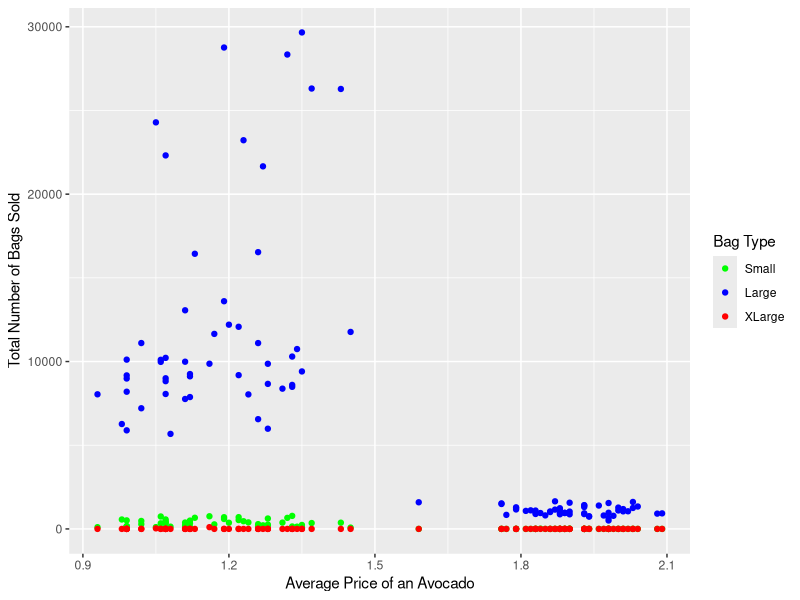
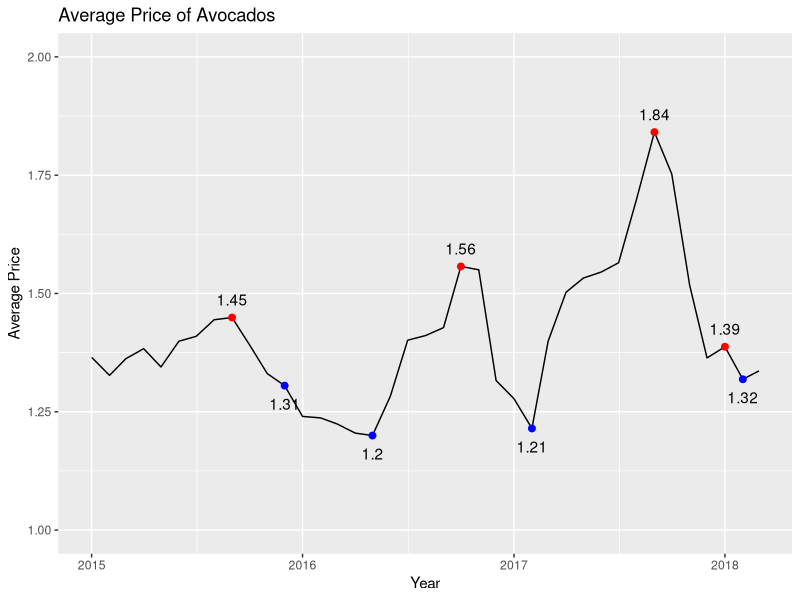
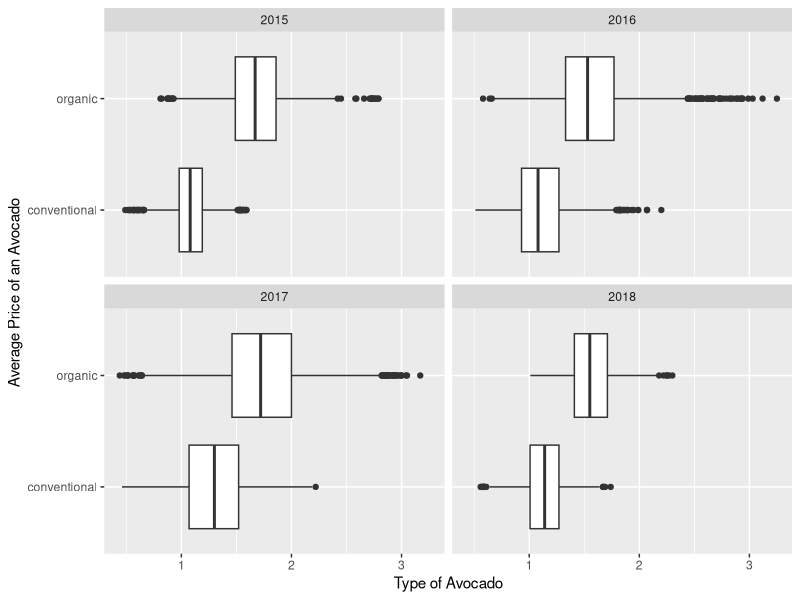
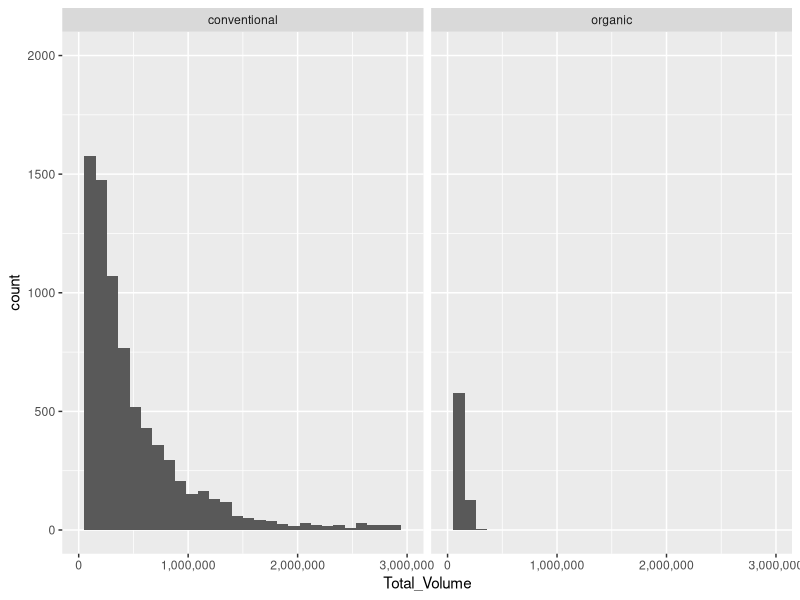

Recreate these plots in R, in order.
## ---- chunk 1
knitr::opts_chunk$set(echo = TRUE)
library(ggplot2)
library(dplyr)
## ---- chunk 2
avo = read.csv("avocado.csv", header = TRUE)
avo
## ---- chunk 3
#Kennedy
avo_scatter = avo
avo_scatter <- avo_scatter %>% filter(region == "Albany" & year == "2015")

#Plotting the data 
scatterPlot = ggplot(avo_scatter, aes(x = AveragePrice, 
                                      y = Total_Bags, 
                                      color = variable)) + 
  geom_point(aes(y = Small_Bags, color = "green")) +
  geom_point(aes(y = Large_Bags, color = "blue")) + 
  geom_point(aes(y = XLarge_Bags, color = "red")) +
  scale_color_manual(labels = c("Small", "Large", "XLarge"),
                     values = c("green", "blue", "red"))

print(scatterPlot + labs(x = "Average Price of an Avocado", 
                         y = "Total Number of Bags Sold",
                         color = "Bag Type"))
## ---- chunk 4
#Vrinda
avo_line = avo
## ---- chunk 5
#Andrew
#Time Series
avo_time = avo
avo_time2 <- avo_time %>%
  mutate(Date = as.Date(Date)) %>%
  group_by(year = lubridate::year(Date), month = lubridate::month(Date)) %>%
  summarise(ave_price = mean(AveragePrice))

#Most expensive
avo_time_most <- avo_time2 %>% slice_max(ave_price)

#Least expensive
avo_time_least <- avo_time2 %>% slice_min(ave_price)

#Make Graph
ggplot(data = avo_time2, aes(x = as.Date(paste(year, month, "01", sep = "-")), y = ave_price)) +
  geom_line() +
  geom_point(data = avo_time_most, aes(x = as.Date(paste(year, month, "01", sep = "-")), 
                                       y = ave_price), size = 2, color = "red") +
  geom_text(data = avo_time_most, aes(label=round(ave_price, 2),
                                      x = as.Date(paste(year, month, "01", sep = "-")),
                                      y = ave_price), vjust = -1) +
  geom_point(data = avo_time_least, aes(x = as.Date(paste(year, month, "01", sep = "-")), 
                                       y = ave_price), size = 2, color = "blue") +
  geom_text(data = avo_time_least, aes(label=round(ave_price, 2),
                                      x = as.Date(paste(year, month, "01", sep = "-")),
                                      y = ave_price), vjust = 2) +
  labs(title = "Average Price of Avocados", x = "Year", y = "Average Price") +
  ylim(1, 2) 
  
## ---- chunk 6
#Kennedy
avo_box = avo

#Plotting the data
boxPlot = ggplot(avo_box, aes(x = AveragePrice, y = type)) + geom_boxplot() +
  facet_wrap(~year)

print(boxPlot + labs(x = "Type of Avocado",
                     y = "Average Price of an Avocado"))

## ---- chunk 7
#Vrinda
avo_bar = avo

## ---- chunk 8
#Andrew
avo_hist = avo
avo_hist2 <- subset(avo_hist, !(region %in% c("Midsouth", "Northeast", "SouthCentral",
                                              "Southeast", "West", "TotalUS" )))

ggplot(data = avo_hist2, aes(x = Total_Volume)) +
  geom_histogram() +
  scale_x_continuous(limits = c(0, 3000000), labels = scales::comma_format()) +
  coord_cartesian(ylim = c(0, 2000)) +
  facet_wrap(~type)

## ---- chunk 9
avo_mos = avo
## ---- chunk 10
avo_map = avo
